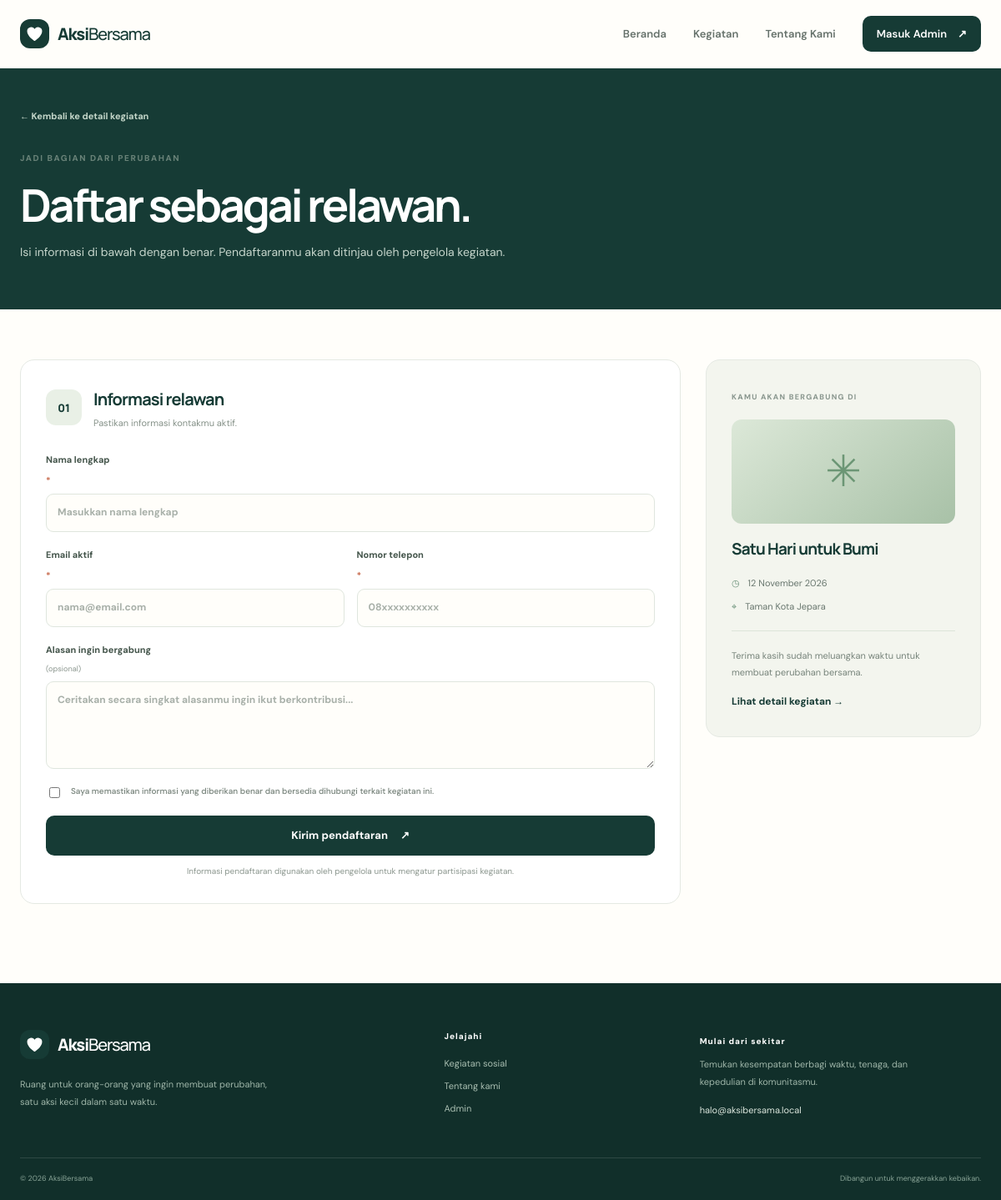
Page /register.php?event_id=1 on the committed database.
### tables this page shows
CREATE TABLE events (
    id BIGINT UNSIGNED AUTO_INCREMENT PRIMARY KEY,
    title VARCHAR(150) NOT NULL,
    category ENUM('lingkungan','pendidikan','sosial','kesehatan','kemanusiaan','lainnya') NOT NULL DEFAULT 'sosial',
    event_date DATE NOT NULL,
    location VARCHAR(180) NOT NULL,
    capacity INT UNSIGNED NOT NULL DEFAULT 30,
    description TEXT NOT NULL,
    requirements TEXT NULL,
    image_url VARCHAR(500) NULL,
    status ENUM('draft','published') NOT NULL DEFAULT 'draft',
    created_by BIGINT UNSIGNED NULL,
    created_at TIMESTAMP DEFAULT CURRENT_TIMESTAMP,
    updated_at TIMESTAMP DEFAULT CURRENT_TIMESTAMP ON UPDATE CURRENT_TIMESTAMP,
    CONSTRAINT fk_events_admin FOREIGN KEY (created_by) REFERENCES admins(id) ON DELETE SET NULL,
    INDEX idx_events_public (status, event_date),
    INDEX idx_events_category (category)
);

### includes/functions.php (called while the page is built, shortened)
<?php
function e(?string $value): string {
    return htmlspecialchars($value ?? '', ENT_QUOTES | ENT_SUBSTITUTE, 'UTF-8');
}
function url(string $path = ''): string {
    return rtrim(BASE_URL, '/') . '/' . ltrim($path, '/');
}
function format_date(?string $date): string {
    $months = [1=>'Januari', 'Februari', 'Maret', 'April', 'Mei', 'Juni', 'Juli', 'Agustus', 'September', 'Oktober', 'November', 'Desember'];
    $time = strtotime($date);
    return date('j', $time) . ' ' . $months[(int)date('n', $time)] . ' ' . date('Y', $time);
}

### register.php (the view, shortened to what this page needs)
<?php
require_once __DIR__ . '/config/config.php';
require_once __DIR__ . '/includes/functions.php';
$eventId = filter_input(INPUT_GET, 'event_id', FILTER_VALIDATE_INT) ?: filter_input(INPUT_POST, 'event_id', FILTER_VALIDATE_INT);
$stmt = $pdo->prepare("SELECT e.*, (SELECT COUNT(*) FROM registrations r WHERE r.event_id=e.id AND r.status IN ('menunggu','diterima','hadir')) AS registered_count FROM events e WHERE e.id=? AND e.status='published' LIMIT 1");
$stmt->execute([$eventId]);
$event = $stmt->fetch();
$name = $email = $phone = $motivation = '';
require __DIR__ . '/includes/header.php';
?>
<section class="page-hero page-hero-small"><div class="container"><a class="back-link" href="<?= e(url('event.php?id=' . $event['id'])) ?>">← Kembali ke detail kegiatan</a><span class="eyebrow">JADI BAGIAN DARI PERUBAHAN</span><h1>Daftar sebagai relawan.</h1><p>Isi informasi di bawah dengan benar. Pendaftaranmu akan ditinjau oleh pengelola kegiatan.</p></div></section>
<section class="section form-section"><div class="container registration-layout">
    <div class="form-card">
        <div class="form-card-heading"><span class="form-step">01</span><div><h2>Informasi relawan</h2><p>Pastikan informasi kontakmu aktif.</p></div></div>
        <form method="post" action="<?= e(url('register.php?event_id=' . $event['id'])) ?>" class="form-stack">
            <label>Nama lengkap <span>*</span><input type="text" name="name" value="<?= e($name) ?>" maxlength="100" placeholder="Masukkan nama lengkap" required autocomplete="name"></label>
            <div class="form-row"><label>Email aktif <span>*</span><input type="email" name="email" value="<?= e($email) ?>" maxlength="150" placeholder="nama@email.com" required autocomplete="email"></label><label>Nomor telepon <span>*</span><input type="tel" name="phone" value="<?= e($phone) ?>" maxlength="30" placeholder="08xxxxxxxxxx" required autocomplete="tel"></label></div>
            <label>Alasan ingin bergabung <small>(opsional)</small><textarea name="motivation" rows="4" maxlength="1000" placeholder="Ceritakan secara singkat alasanmu ingin ikut berkontribusi..."><?= e($motivation) ?></textarea></label>
            <label class="consent-check"><input type="checkbox" required><span>Saya memastikan informasi yang diberikan benar dan bersedia dihubungi terkait kegiatan ini.</span></label>
            <button class="btn btn-primary btn-block" type="submit">Kirim pendaftaran <span>↗</span></button>
            <p class="form-privacy">Informasi pendaftaran digunakan oleh pengelola untuk mengatur partisipasi kegiatan.</p>
        </form>
    </div>
    <aside class="event-summary"><span class="summary-label">KAMU AKAN BERGABUNG DI</span><div class="summary-art">✳</div><h3><?= e($event['title']) ?></h3><div class="summary-meta"><span>◷</span><?= e(format_date($event['event_date'])) ?></div><div class="summary-meta"><span>⌖</span><?= e($event['location']) ?></div><div class="summary-divider"></div><p>Terima kasih sudah meluangkan waktu untuk membuat perubahan bersama.</p><a href="<?= e(url('event.php?id=' . $event['id'])) ?>" class="text-link">Lihat detail kegiatan →</a></aside>
</div></section>
<?php require __DIR__ . '/includes/footer.php'; ?>

### assets/css/style.css (style rules this page uses)
:root { --forest:#163b35;--forest-2:#214d43;--forest-3:#2d6255;--sage:#dce9df;--sage-2:#eef4ef;--cream:#f8f7f1;--paper:#fffefa;--ink:#1e2c28;--muted:#77837d;--line:#e5e9e3;--amber:#e6b85c;--coral:#df8b6c;--blue:#e3eef8;--shadow:0 18px 55px rgba(21,52,44,.08);--radius:20px }
* { box-sizing:border-box }
html { scroll-behavior:smooth;scroll-padding-top:90px }
body { margin:0;background:var(--paper);color:var(--ink);font-family:'DM Sans',sans-serif;font-size:15px;line-height:1.65;-webkit-font-smoothing:antialiased }
h1,h2,h3,h4,p { margin-top:0 }
h1,h2,h3,.brand { font-family:'Manrope',sans-serif;letter-spacing:-.045em }
a { color:inherit;text-decoration:none }
button,input,textarea,select { font:inherit }
button,a,input,textarea,select { -webkit-tap-highlight-color:transparent }
button { cursor:pointer }
.container { width:min(1160px,calc(100% - 48px));margin-inline:auto }
.eyebrow { display:inline-flex;align-items:center;gap:9px;color:#698278;font-size:10px;font-weight:800;letter-spacing:.16em;line-height:1.4 }
.btn { display:inline-flex;align-items:center;justify-content:center;gap:15px;border:0;border-radius:10px;padding:13px 19px;font-weight:700;font-size:13px;transition:transform .2s,background .2s;cursor:pointer }
.btn-primary { background:var(--forest);color:#fff }
.btn-block { width:100% }
.text-link { font-size:12px;font-weight:700;color:var(--forest) }
.section { padding:95px 0 }
.page-hero { background:var(--forest);color:#fff;padding:65px 0 70px }
.page-hero .back-link { display:block;margin-bottom:28px;color:#c5d7ca }
.back-link { font-size:11px;font-weight:700;color:#688077;display:inline-block;margin-bottom:20px }
.page-hero h1 { font-size:clamp(36px,5vw,54px);line-height:1.15;letter-spacing:-.06em;margin:13px 0 }
.page-hero>div>p { color:#c5d5cb;max-width:680px;font-size:14px;line-height:1.9;margin-bottom:0 }
.page-hero-small { padding:48px 0 55px }
.panel-kicker,.summary-label { font-size:9px;font-weight:800;letter-spacing:.14em;color:#8a978f }
.form-section { padding-top:60px }
.registration-layout { display:grid;grid-template-columns:minmax(0,1fr) 330px;gap:30px;align-items:start }
.form-card,.event-summary { background:#fff;border:1px solid var(--line);border-radius:17px;padding:30px }
.form-card-heading { display:flex;gap:14px;align-items:center;margin-bottom:26px }
.form-step { width:43px;height:43px;display:grid;place-items:center;border-radius:12px;background:#e9f0e6;color:var(--forest);font:800 13px 'Manrope',sans-serif }
.form-card-heading h2 { font-size:20px;color:var(--forest);margin:0 0 3px }
.form-card-heading p { font-size:11px;color:#859188;margin:0 }
.form-stack,.admin-form { display:flex;flex-direction:column;gap:18px }
.form-stack label,.admin-form label { display:flex;flex-direction:column;gap:7px;font-size:11px;font-weight:700;color:#44554b }
.form-stack label>span:not(.consent-check span),.admin-form label>span { color:#c96e51 }
.form-stack label small,.admin-form label small { font-weight:400;color:#8a958d }
.form-stack input:not([type=checkbox]),.form-stack textarea,.admin-form input,.admin-form textarea,.admin-form select,.status-form select { width:100%;border:1px solid #dfe6de;border-radius:9px;background:#fffefa;padding:12px 13px;font-size:12px;color:var(--ink);outline:none;transition:border .2s,box-shadow .2s }
.form-stack input::placeholder,.form-stack textarea::placeholder { color:#a8b0a9 }
.form-stack textarea,.admin-form textarea { resize:vertical;min-height:100px }
.form-row { display:grid;grid-template-columns:1fr 1fr;gap:15px }
.consent-check { display:flex!important;flex-direction:row!important;align-items:flex-start;gap:10px!important;font-weight:500!important;color:#748078!important;line-height:1.7 }
.consent-check input { margin-top:4px;accent-color:var(--forest) }
.consent-check span { font-size:10px }
.form-privacy { font-size:10px;color:#8b968e;text-align:center;margin:-7px 0 0 }
.event-summary { background:#f3f5ee }
.summary-art { height:125px;border-radius:12px;margin:17px 0;background:linear-gradient(140deg,#dce8d8,#a8c1a7);display:grid;place-items:center;color:#6c9675;font-size:52px }
.event-summary h3 { font-size:19px;line-height:1.4;color:var(--forest);margin:0 0 18px }
.summary-meta { display:flex;align-items:flex-start;gap:10px;color:#69776f;font-size:11px;margin:10px 0 }
.summary-meta span { color:#699078 }
.summary-divider { height:1px;background:#dce4d9;margin:20px 0 }
.event-summary>p { font-size:11px;color:#77847b;line-height:1.8 }

### rows in the picture
events: title "Satu Hari untuk Bumi", event_date "12 November 2026", location "Taman Kota Jepara"
